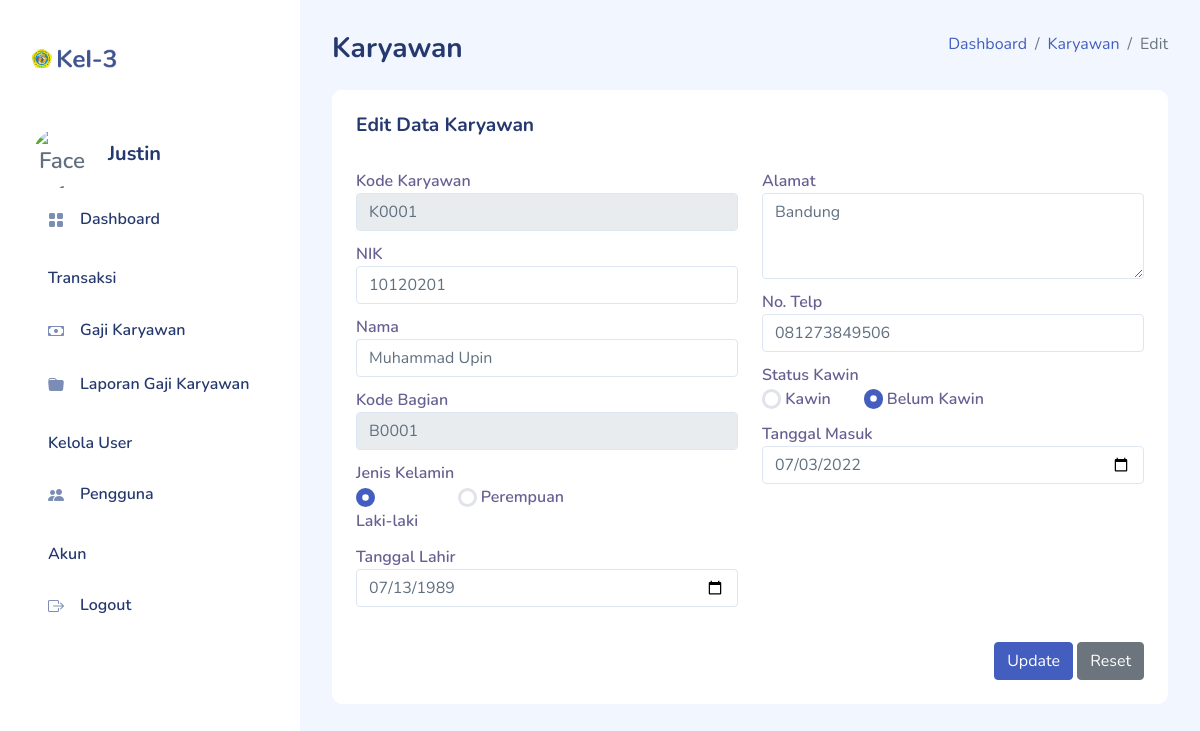
The page /pages/karyawan-form-edit.php?kode_karyawan=K0001 (signed in) on the database its author committed.
### tables this page shows
CREATE TABLE `karyawan` (
  `kode_karyawan` varchar(8) NOT NULL,
  `nik` char(8) NOT NULL,
  `nama` varchar(50) NOT NULL,
  `kode_bagian` varchar(8) NOT NULL,
  `jk` enum('L','P') NOT NULL,
  `alamat` text NOT NULL,
  `no_telp` varchar(13) NOT NULL,
  `tanggal_lahir` date NOT NULL,
  `status_kawin` enum('kawin','belum_kawin') NOT NULL,
  `tanggal_masuk` date NOT NULL
);

### pages/functions.php (called while the page is built, shortened)
<?php
function dbConnect()
{
    $db = new mysqli("localhost","root","","kel3-if6_if-6_kepegawaian");
    return $db;
}
    ?>
    <?php
function getDataKaryawan($kodkar)
{
    $db = dbConnect();
    if($db->connect_errno==0)
    {
        $sql = "SELECT * FROM karyawan WHERE kode_karyawan = '$kodkar'";
        $res = $db->query($sql);
        if($res)
        {
            if($res->num_rows>0)
            {
                $data = $res->fetch_assoc();
                return $data;
            }
            else
                return FALSE;
        }
        else
            return FALSE;
    }
    else
        return FALSE;
}
?>

### pages/karyawan-form-edit.php (the view, shortened to what this page needs)
<?php
    include_once("../layout.php");
    include_once("functions.php");
?>
<div id="main">
    <div class="page-heading">
        <div class="page-title mb-3">
            <div class="row">
                <div class="col-12 col-md-6 order-md-1 order-last">
                    <h3>Karyawan</h3>
                </div>
                <div class="col-12 col-md-6 order-md-2 order-first">
                    <nav aria-label="breadcrumb" class="breadcrumb-header float-start float-lg-end">
                        <ol class="breadcrumb">
                            <li class="breadcrumb-item"><a href="dashboard.php">Dashboard</a></li>
                            <li class="breadcrumb-item"><a href="karyawan.php">Karyawan</a></li>
                            <li class="breadcrumb-item active" aria-current="page">Edit</li>
                        </ol>
                    </nav>
                </div>
            </div>
        </div>
        <section class="section">
            <div class="card">
                <div class="card-header">
                    <h4>Edit Data Karyawan</h4>
                </div>
                <div class="card-body">
                <?php
                    if(isset($_GET["kode_karyawan"]))
                    {
                        $kodkar = $_GET["kode_karyawan"];
                        $data = getDataKaryawan($kodkar);
                    }
                ?>
                    <form action="karyawan-update.php" method="post">
                        <div class="row">
                            <div class="col">
                                <div class="form-group">
                                    <label>Kode Karyawan</label>
                                    <input type="text" class="form-control" name="kode_karyawan" value="<?php echo $data["kode_karyawan"] ?>" autocomplete="off" readonly>
                                </div>
                                <div class="form-group">
                                    <label>NIK</label>
                                    <input type="text" class="form-control" name="nik" placeholder="Masukan NIK karyawan" value="<?php echo $data["nik"] ?>" autocomplete="off" required>
                                </div>
                                <div class="form-group">
                                    <label>Nama</label>
                                    <input type="text" class="form-control" name="nama" placeholder="Masukan nama karyawan" value="<?php echo $data["nama"] ?>" autocomplete="off" required>
                                </div>
                                <div class="form-group">
                                    <label>Kode Bagian</label>
                                    <input type="text" class="form-control" name="kode_bagian" value="<?php echo $data["kode_bagian"] ?>" autocomplete="off" readonly>
                                </div>
                                <div class="form-group">
                                    <label>Jenis Kelamin</label>
                                    <div class="row">
                                    <?php
                                    if($data["jk"] == "L"){
                                        ?>
                                        <div class="col col-lg-3">
                                            <input class="form-check-input" type="radio" name="jk" value="L" checked>
                                            <label>Laki-laki</label>
                                        </div>
                                        <div class="col">
                                            <input class="form-check-input" type="radio" name="jk" value="P">
                                            <label>Perempuan</label>
                                        </div>
                                        <?php
                                    }
                                        ?>
                                    </div>
                                </div>
                                <div class="form-group">
                                    <label>Tanggal Lahir</label>
                                    <input type="date" class="form-control" name="tanggal_lahir" value="<?php echo $data["tanggal_lahir"] ?>" autocomplete="off" required>
                                </div>
                            </div>
                            <div class="col">
                                <div class="form-group">
                                    <label>Alamat</label>
                                    <textarea class="form-control" name="alamat" placeholder="Masukan alamat karyawan" rows="3" required><?php echo $data["alamat"] ?></textarea>
                                </div>
                                <div class="form-group">
                                    <label>No. Telp</label>
                                    <input type="text" class="form-control" name="no_telp" placeholder="Masukan no. telp karyawan" value="<?php echo $data["no_telp"] ?>" autocomplete="off" required>
                                </div>
                                <div class="form-group">
                                <label>Status Kawin</label>
                                    <div class="row">
                                        <?php
                                    if($data["status_kawin"] == "belum_kawin"){
                                        ?>
                                        <div class="col col-lg-3">
                                            <input class="form-check-input" type="radio" name="status_kawin" value="kawin">
                                            <label>Kawin</label>
                                        </div>
                                        <div class="col">
                                            <input class="form-check-input" type="radio" name="status_kawin" value="belum_kawin" checked>
                                            <label>Belum Kawin</label>
                                        </div>
                                        <?php
                                    }
                                    ?>
                                    </div>
                                </div>
                                <div class="form-group">
                                    <label>Tanggal Masuk</label>
                                    <input type="date" class="form-control" name="tanggal_masuk" value="<?php echo $data["tanggal_masuk"] ?>" autocomplete="off" required>
                                </div>
                            </div>
                        </div>
                        <div class="text-end mt-4">
                        <button type="submit" class="btn btn-primary" name="btnUpdate" onclick="return confirm('Apakah anda yakin ingin mengubah data?')"><i class="fas fa-edit"></i> Update</button>
                        <input type="reset" class="btn btn-secondary">
                        </div>
                    </form>
                </div>
            </div>
        </section>
    </div>
</div>

### assets/css/app.css (style rules this page uses)
.btn.btn-danger,.btn.btn-info,.btn.btn-primary,.btn.btn-secondary,.btn.btn-success,.btn.btn-warning { color:#fff }
.card { border:none;margin-bottom:2.2rem }
.card .card-header { border:none }
.card .card-header h4 { font-size:1.2rem;font-weight:700 }
.card .card-header~.card-body { padding-top:0 }
.card .card-body { padding:1.5rem }
.form-group { margin-bottom:.7rem }
.form-group label { color:rgba(35,28,99,.7);font-weight:600 }
#main { margin-left:300px;padding:2rem }
.page-heading { margin:0 0 2rem }
.page-heading h3 { font-weight:700 }
a { text-decoration:none }

### rows shown on the page
karyawan: kode_karyawan "K0001", nik "10120201", nama "Muhammad Upin", kode_bagian "B0001", tanggal_lahir "07/13/1989", alamat "Bandung", no_telp "081273849506", tanggal_masuk "07/03/2022"

### other values the page prints
$_SESSION["nama"] "Justin"
